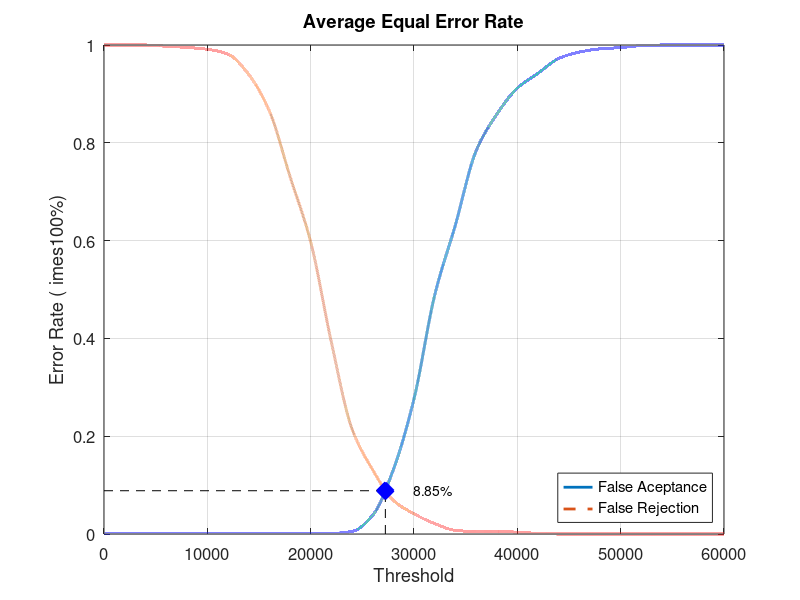
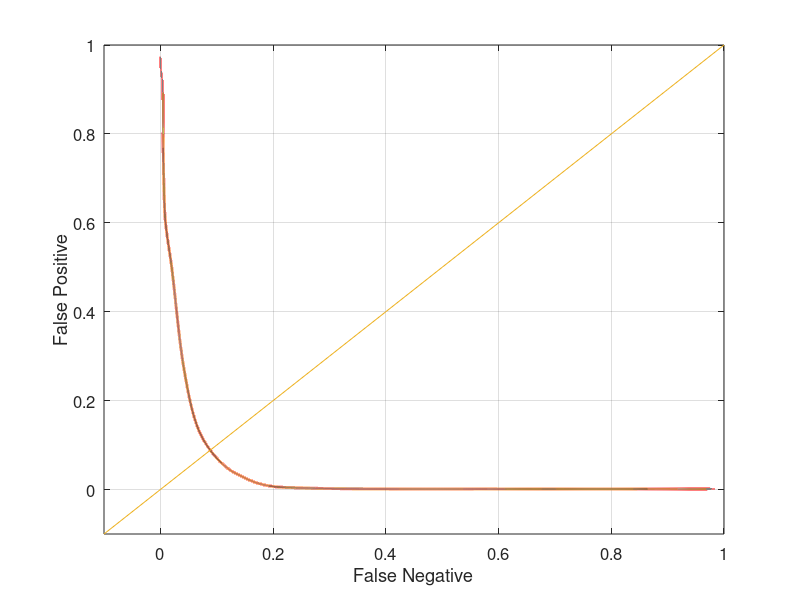

MATLAB code to generate these figures, in order:
close all;
clear;
clc;
x = 0:2000:60000;
xq = 0:0.5:60000;

y0 = [0 0.00131579 0.00131579 0.00131579 0.00131579 0.00131579 0.00131579 0.00131579 0.00131579 0.00131579 0.00131579 0.00131579 0.00526316 0.0381579 0.131579 0.276316 0.488158 0.631579 0.782895 0.857895 0.911842 0.942105 0.972368 0.985526 0.992105 0.994737 0.998684 1 1 1 1]
yy0 = interp1(x, y0, xq, 'pchip');
y1 = [1 1 1 0.9975 0.995 0.99125 0.98125 0.94 0.865 0.73125 0.5975 0.3925 0.215 0.13125 0.06875 0.04125 0.02125 0.0075 0.005 0.005 0.00375 0.00125 0 0 0 0 0 0 0 0 0]
yy1 = interp1(x, y1, xq, 'pchip');

% Calculating EER: 
y2 = abs(y0 - y1);
find(y2 == min(y2))
yy2 = abs(yy0 - yy1);
xEER = find(yy2 == min(yy2));
xEERIndex = xq(xEER) % X-axis EER
yEER = yy0(xEER) % Y-axis EER

main = figure
plot(xq, yy0,'-','LineWidth', 2);	hold on
plot(xq, yy1,'--','LineWidth', 2);	hold on
plot([xEERIndex xEERIndex], [0 yEER], 'k--');	hold on
plot([0 xEERIndex], [yEER yEER], 'k--');	hold on
plot(xEERIndex, yEER, 'bx', 'LineWidth', 10);	hold on
text(xEERIndex + 10 * xEERIndex / 100, yEER, [num2str(round((10000 * yEER)) / 100) '%'])
legend('False Aceptance', 'False Rejection', 'Location', 'SouthEast')
xlabel('Threshold')
ylabel('Error Rate (	imes100%)')
title('Average Equal Error Rate')
set(gca, 'FontSize', 12)
axis([0 60000 0 1])
grid on

print(main, 'Experiment5AverageMain', '-dpng');
FNRxFPR = figure('Color', [1 1 1]);
plot(yy1, yy0, '-', yy1, yy0, 'LineWidth', 2);
hold on
y = -0.1:0.1:1
plot(y, y); 
set(gca, 'FontSize', 12)
xlabel('False Negative')
ylabel('False Positive')
axis([-0.1 1 -0.1 1])
set(gca, 'FontSize', 12)
grid on

print(FNRxFPR, 'Experiment5AverageFNRxFPR','-dpng');
